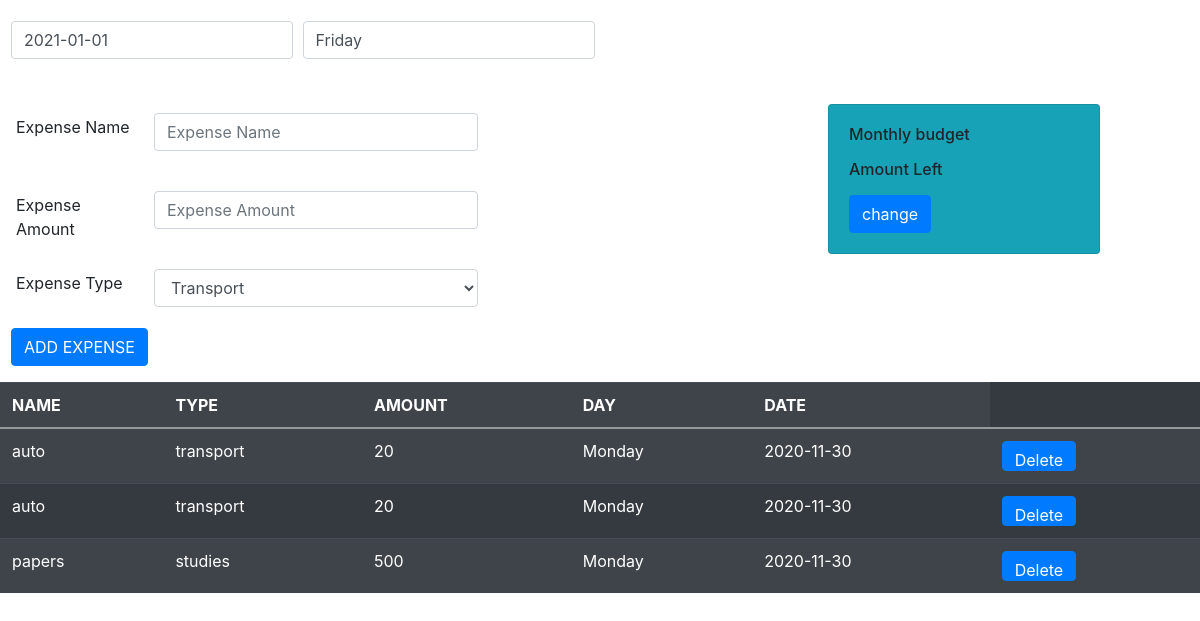
Before: /budget/home/ with the older database file.
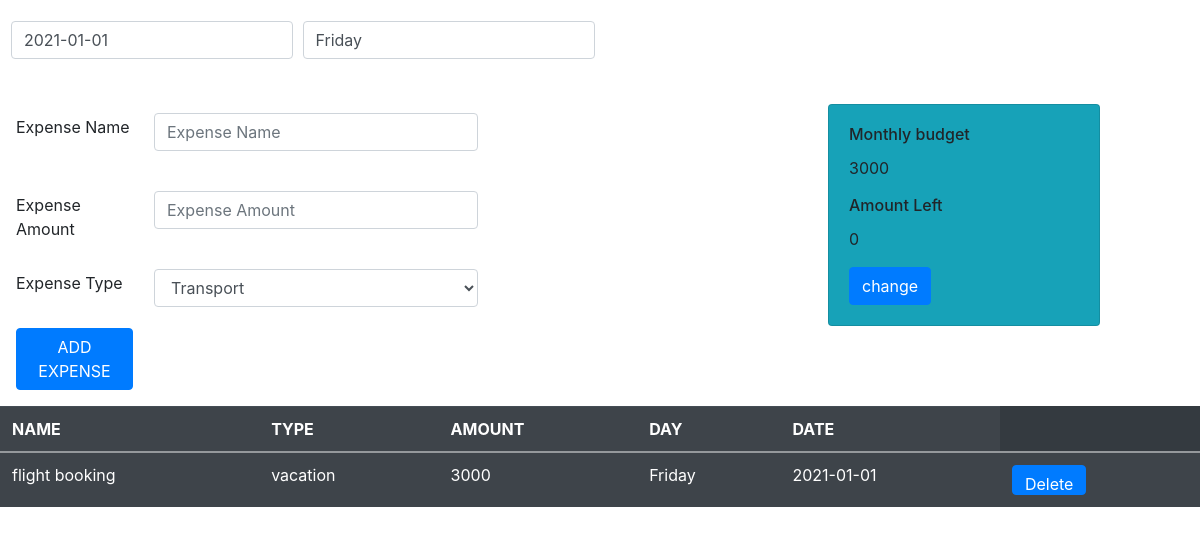
After: the same page with the newer database file.
### budget_app/models.py (models this page shows)
class expense(models.Model):
    expense_name = models.CharField(max_length=40)
    expense_type = models.CharField(max_length=40)
    expense_amnt = models.IntegerField()
    expense_day = models.CharField(max_length=15)
    expense_date = models.CharField(max_length=20)

class budget(models.Model):
    total_budget = models.IntegerField()
    left_budget = models.IntegerField()

### budget_app/views.py (the view, shortened to what this page needs)
# urls.py: path('home/',views.home_page),
def home_page(request):
    today_date = str(datetime.date.today().strftime('20%y-%m-%d'))
    today_day = str(datetime.date.today().strftime('%A'))
    latest = budget.objects.last()
    all_expenses = expense.objects.all()
    context = {'today_date':today_date,'today_day':today_day,'latest':latest,
              'all_expenses':all_expenses}
    return render(request, 'budget_app/base.html', context)

### budget_app/templates/budget_app/base.html (shortened to what this page needs)
{% load static %}
<html>
<link rel="stylesheet" href="https://stackpath.bootstrapcdn.com/bootstrap/4.5.2/css/bootstrap.min.css">
<link rel='stylesheet' href={% static  'css/style.css' %}>
<body>
<form method='POST'>
    <div class="form-row">
        <div class="form-group col-sm-3 pt-3 pl-3">
            <input type='text' value={{today_date}} name='date' class='form-control'>&nbsp;&nbsp;&nbsp;&nbsp;
        </div>
        <div class="form-group col-sm-3 pt-3">
            <input type='text' value={{today_day}} name='day' class='form-control'>
        </div>
    </div>
    <div class="float-sm-right" style="padding-right:100px;">
        <div class="card bg-info" style="width: 17rem;">
            <div class="card-body">
                <h6 class="card-title">Monthly budget</h6>
                <p class="card-text">{{latest.total_budget}}</p>
                <h6 class="card-title">Amount Left</h6>
                <p class="card-text">{{latest.left_budget}}</p>
                <a href="change_budget" class="btn btn-primary" role="button"><span>change</span></a>
            </div>
        </div>
    </div>
    <div class="form-row">
        <div class="col-sm-2 pt-1 pl-3">
            <label class="col-form-label" for="name">Expense Name</label> &nbsp;&nbsp;&nbsp;
        </div>
        <div class="col-sm-5 pt-1 pl-3">
            <input type='text' name='name' placeholder='Expense Name' class='form-control' id="name">
        </div>
    </div>
    <div class="form-row">
        <div class="col-sm-2 pt-3 pl-3">
            <label class="col-form-label" for="amnt">Expense Amount</label>
        </div>
        <div class="col-sm-5 pt-3 pl-3">
            <input type='text' name='amnt' placeholder='Expense Amount' class='form-control' id="amnt">
        </div>
     </div>
    <div class="form-row">
        <div class="col-sm-2 pt-3 pl-3">
        <label class="col-form-label" for="type">Expense Type</label>
        </div>
        <div class="col-sm-5 pt-3 pl-3">
            <select name='type' class='form-control' id="type">
                <option value='transport'>Transport</option>
            </select>
        </div>
    </div>
    <div class="form-row">
    <div class="col-sm-2 pt-3 pl-3">
        <button id="add_expense" class='btn btn-primary' onclick=check()><span>ADD EXPENSE</span></button>
    </div>
    </div>
</form>
<table class="table table-hover table-dark table-striped">
            <tr>
                <th scope="col">NAME</th>
                <th scope="col">TYPE</th>
                <th scope="col">AMOUNT</th>
                <th scope="col">DAY</th>
                <th scope="col">DATE</th>
            </tr>
<tbody>
            {% for i in all_expenses %}
                    <tr>
                        <td>{{i.expense_name}}</td>
                        <td>{{i.expense_type}}</td>
                        <td>{{i.expense_amnt}}</td>
                        <td>{{i.expense_day}}</td>
                        <td>{{i.expense_date}}</td>
                        <td><a href="delete/{{i.pk}}" name={{i.pk}} class="btn btn-primary" style="height:30px;"><span>Delete</span></a></td>
                    </tr>
            {% endfor %}
        </tbody>
</table>
</body>
</html>

### budget_app/static/css/style.css (style rules this page uses)
label { display:inline-block; }
.form-control { margin-bottom:5px; margin-top:5px; }

Changed rows visible on the page:
removed expense: expense_name "auto", expense_type "transport", expense_amnt "20", expense_day "Monday", expense_date "2020-11-30"
removed expense: expense_name "auto", expense_type "transport", expense_amnt "20", expense_day "Monday", expense_date "2020-11-30"
removed expense: expense_name "papers", expense_type "studies", expense_amnt "500", expense_day "Monday", expense_date "2020-11-30", {{ i.pk }} 3 (drawn)
added budget: total_budget "3000", left_budget "0"
added expense: expense_name "flight booking", expense_type "vacation", expense_amnt "3000", expense_day "Friday", expense_date "2021-01-01"
